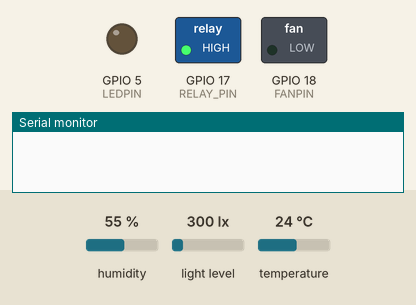
This sketch was run on a simulated ESP32. Parts: switched loads named in the sketch (green lamp = pin HIGH), output pins drawn as LEDs (lit = HIGH), the last lines printed to the serial monitor. The test bench sets the inputs (shaded band); at power-on: temperature 24 °C, humidity 55 %, light level 300 lx. WiFi joins after 1.5 s; servers stay silent unless stated.

Above: at 3.0 s.
3.1 s: temperature set to 12 °C
At 12.7 s:
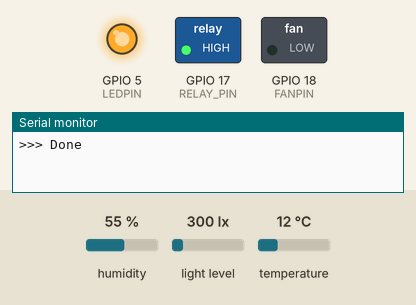
13.3 s: temperature set to 28 °C
At 22.8 s:
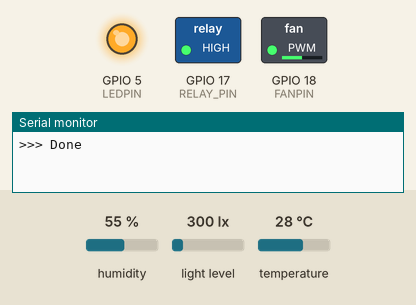
23.3 s: temperature set to 33 °C
At 32.8 s:
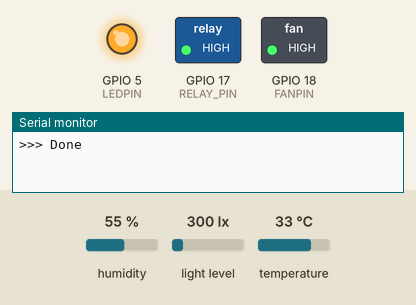
Timing chart, 0 to 34.3 s (numbered marks = the images above; inputs shaded):
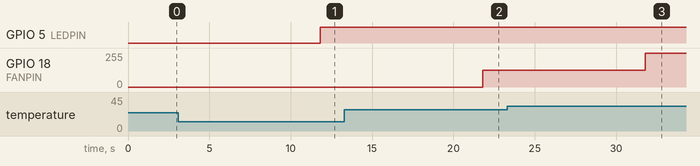

Measured:
- after the input at 3.1 s, GPIO 18 (FANPIN): stays 0/255 (without the input it goes to 112/255 after 8.7 s)
- after the input at 13.3 s, GPIO 18 (FANPIN): 0/255 → 127/255 after 8.5 s
- after the input at 23.3 s, GPIO 18 (FANPIN): 127/255 → 255/255 after 8.5 s

The sketch:

Fix_GHmentari.ino
```cpp
/*************************************************************
   SMART GREENHOUSE
 *************************************************************/

#define BLYNK_TEMPLATE_ID    "TMPL6XfmA6xjo"
#define BLYNK_TEMPLATE_NAME  "Greenhouse Monitoring"
#define BLYNK_AUTH_TOKEN     "q8VBQBWiBEBZvPv29LTGsVqTaJHP0TyY"

#include <WiFi.h>
#include <BlynkSimpleEsp32.h>
#include <HTTPClient.h>
#include <DHT.h>
#include <Wire.h>
#include <BH1750.h>

// WIFI CONFIG
char ssid[] = "Zet.Edu";
char pass[] = "tanyasaya";

// GOOGLE SHEETS URL
const char* scriptURL = "https://script.google.com/macros/s/AKfycbydInFEqvGfKINxcyUiqQlfXdzudvCqnb1JlR1YdMi8oWHL3wBz8_w1wZjAfvqywEmY/exec";

/* ================= PIN & OBJEK ================= */
#define DHTPIN     4
#define DHTTYPE    DHT22
#define FANPIN     18
#define LEDPIN     5
#define RELAY_PIN  17
#define SOIL_PIN   34
#define SDA_PIN    21
#define SCL_PIN    22

DHT dht(DHTPIN, DHTTYPE);
BH1750 lightMeter;
BlynkTimer timer;

/* ================= VARIABEL GLOBAL ================= */
float suhu, luxFiltered, soil, pumpSec;
int fanPercent, lampPWM;
const int pwmFreq = 5000;
const int pwmRes  = 8;

/* ================= FUZZY SUGENO LOGIC ================= */
float mu_dingin(float x){ if (x <= 15) return 1; if (x >= 25) return 0; return (25 - x) / 10.0; }
float mu_normal(float x){ if (x <= 20 || x >= 30) return 0; if (x <= 25) return (x - 20) / 5.0; return (30 - x) / 5.0; }
float mu_panas(float x){ if (x <= 28) return 0; if (x >= 40) return 1; return (x - 28) / 12.0; }

float mu_kering(float x){ if (x <= 20) return 1; if (x >= 60) return 0; return (60 - x) / 40.0; }
float mu_normal_tanah(float x){ if (x <= 40 || x >= 80) return 0; if (x <= 60) return (x - 40) / 20.0; return (80 - x) / 20.0; }
float mu_basah(float x){ if (x <= 70) return 0; if (x >= 100) return 1; return (x - 70) / 30.0; }

float mu_cahaya_rendah(float x){ if (x <= 1000) return 1; if (x >= 6000) return 0; return (6000 - x) / 5000.0; }
float mu_cahaya_normal(float x){ if (x <= 4000 || x >= 12000) return 0; if (x <= 8000) return (x - 4000) / 4000.0; return (12000 - x) / 4000.0; }
float mu_cahaya_tinggi(float x){ if (x <= 9000) return 0; if (x >= 15000) return 1; return (x - 9000) / 6000.0; }

int fuzzyFan(float t){
  float d = mu_dingin(t); float n = mu_normal(t); float p = mu_panas(t);
  float den = d+n+p; return (den == 0) ? 0 : (d*0 + n*50 + p*100) / den;
}
int fuzzyLamp(float lux){
  float r = mu_cahaya_rendah(lux); float n = mu_cahaya_normal(lux); float t = mu_cahaya_tinggi(lux);
  float den = r+n+t; return (den == 0) ? 0 : (r*255 + n*120 + t*0) / den;
}
float fuzzyPump(float s){
  float k = mu_kering(s); float n = mu_normal_tanah(s); float b = mu_basah(s);
  float den = k+n+b; return (den == 0) ? 0 : (k*15 + n*8 + b*0) / den;
}

/* ================= CORE FUNCTIONS ================= */

void updateSystem() {
  // Sensor Suhu & Cahaya
  float sRaw = dht.readTemperature();
  if (!isnan(sRaw)) suhu = sRaw;

  float luxRaw = lightMeter.readLightLevel();
  luxFiltered = 0.7 * luxFiltered + 0.3 * luxRaw;

  // Sensor Tanah
  static unsigned long lastSoilRead = 0;
  if (millis() - lastSoilRead >= 900000 || lastSoilRead == 0) {
    int adcSoil = analogRead(SOIL_PIN);
    soil = map(adcSoil, 4095, 2000, 0, 100);
    soil = constrain(soil, 0, 100);

    pumpSec = fuzzyPump(soil);
    if (pumpSec > 0.5) {
      digitalWrite(RELAY_PIN, LOW);
      timer.setTimeout(pumpSec * 1000, []() {
        digitalWrite(RELAY_PIN, HIGH);
      });
    }
    lastSoilRead = millis();
    Serial.println(">>> Done");
  }

  fanPercent = fuzzyFan(suhu);
  lampPWM = (luxFiltered > 12000) ? 0 : fuzzyLamp(luxFiltered);
  if (lampPWM < 10) lampPWM = 0;

  ledcWrite(FANPIN, map(fanPercent, 0, 100, 0, 255));
  ledcWrite(LEDPIN, lampPWM);
}

void sendToBlynk() {
  Blynk.virtualWrite(V0, suhu);
  Blynk.virtualWrite(V1, soil);
  Blynk.virtualWrite(V2, luxFiltered);
  Blynk.virtualWrite(V3, fanPercent);
  Blynk.virtualWrite(V4, pumpSec);
  Blynk.virtualWrite(V5, lampPWM);
}

void sendToDatabase() {
  if (WiFi.status() == WL_CONNECTED) {
    HTTPClient http;
    String url = String(scriptURL) + "?temp=" + String(suhu) + "&soil=" + String(soil) +
                 "&light=" + String(luxFiltered) + "&fan=" + String(fanPercent) +
                 "&pump=" + String(pumpSec) + "&lamp=" + String(lampPWM);
    http.begin(url);
    int httpCode = http.GET();
    Serial.printf("Database Sent! (Interval 5 Menit) Response: %d\n", httpCode);
    http.end();
  }
}

/* ================= SETUP & LOOP ================= */

void setup() {
  Serial.begin(115200);
  Blynk.begin(BLYNK_AUTH_TOKEN, ssid, pass);

  dht.begin();
  Wire.begin(SDA_PIN, SCL_PIN);
  lightMeter.begin();

  pinMode(RELAY_PIN, OUTPUT);
  digitalWrite(RELAY_PIN, HIGH);
  ledcAttach(FANPIN, pwmFreq, pwmRes);
  ledcAttach(LEDPIN, pwmFreq, pwmRes);

  // JADWAL INTERVAL
  timer.setInterval(10000L, updateSystem);     // Kontrol Lokal (10s)
  timer.setInterval(15000L, sendToBlynk);      // Blynk Cloud (15s)
  timer.setInterval(300000L, sendToDatabase);  // Google Sheets (5 Menit)
}

void loop() {
  Blynk.run();
  timer.run();
}
```
